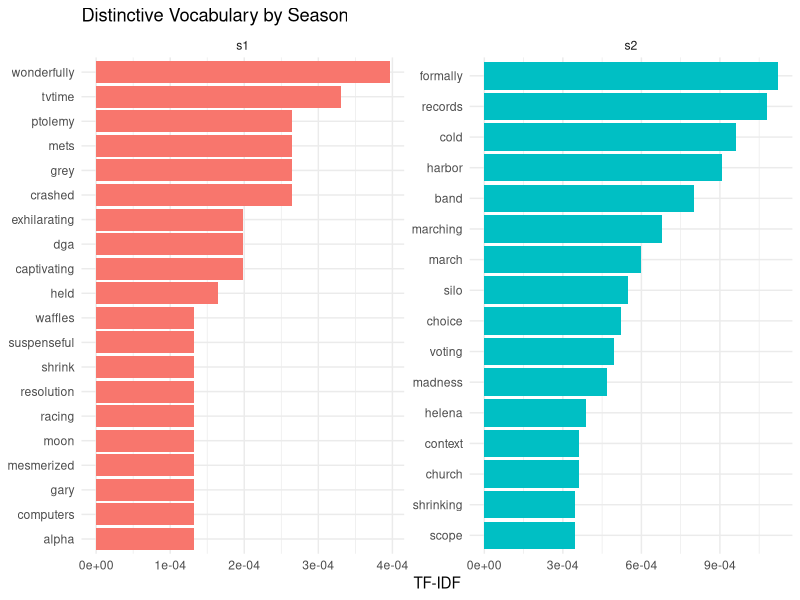

Write R code to recreate this figure.
## ---- chunk 1
#| include: false
# This is just to render the document correctly in the CI/CD pipeline
library(tidyverse)
library(tidytext)

comments <- readr::read_csv("../../data/clean/comments_preprocessed.csv") 
## ---- chunk 2
# Calculate TF-IDF by season
comments_tfidf <- comments %>%
  mutate(season = str_extract(id, "s[12]")) %>%  # Extract season (s1 or s2)
  unnest_tokens(word, comments) %>%               # Tokenize into words
  count(season, word, sort = TRUE)                # Count words per season

head(comments_tfidf)
## ---- chunk 3
# Apply TF-IDF calculation
comments_tfidf <- comments_tfidf %>%
  bind_tf_idf(word, season, n)

head(comments_tfidf, 15)
## ---- chunk 4
# Top 10 distinctive words per season
comments_tfidf %>%
  group_by(season) %>%
  slice_max(tf_idf, n = 10)
## ---- chunk 5
# Prepare data for visualization
top_tfidf_words <- comments_tfidf %>%
  group_by(season) %>%
  slice_max(tf_idf, n = 15) %>%
  ungroup() %>%
  mutate(word = reorder_within(word, tf_idf, season))

# Plot distinctive vocabulary by season
ggplot(top_tfidf_words, aes(tf_idf, word, fill = season)) +
  geom_col(show.legend = FALSE) +
  facet_wrap(~season, scales = "free") +
  scale_y_reordered() +
  labs(
    x = "TF-IDF",
    y = NULL,
    title = "Distinctive Vocabulary by Season"
  ) +
  theme_minimal()
## ---- chunk 6
# Top words by raw frequency for Season 1
top_freq_s1 <- comments %>%
  filter(grepl("^s1", id)) %>%
  unnest_tokens(word, comments) %>%
  count(word, sort = TRUE) %>%
  head(15)

# Top words by TF-IDF for Season 1
top_tfidf_s1 <- comments_tfidf %>%
  filter(season == "s1") %>%
  arrange(desc(tf_idf)) %>%
  head(15)

# Top 15 words by frequency (Season 1)
print(top_freq_s1)

# Top 15 words by TF-IDF (Season 1)
print(top_tfidf_s1 %>% select(word, n, tf_idf))
